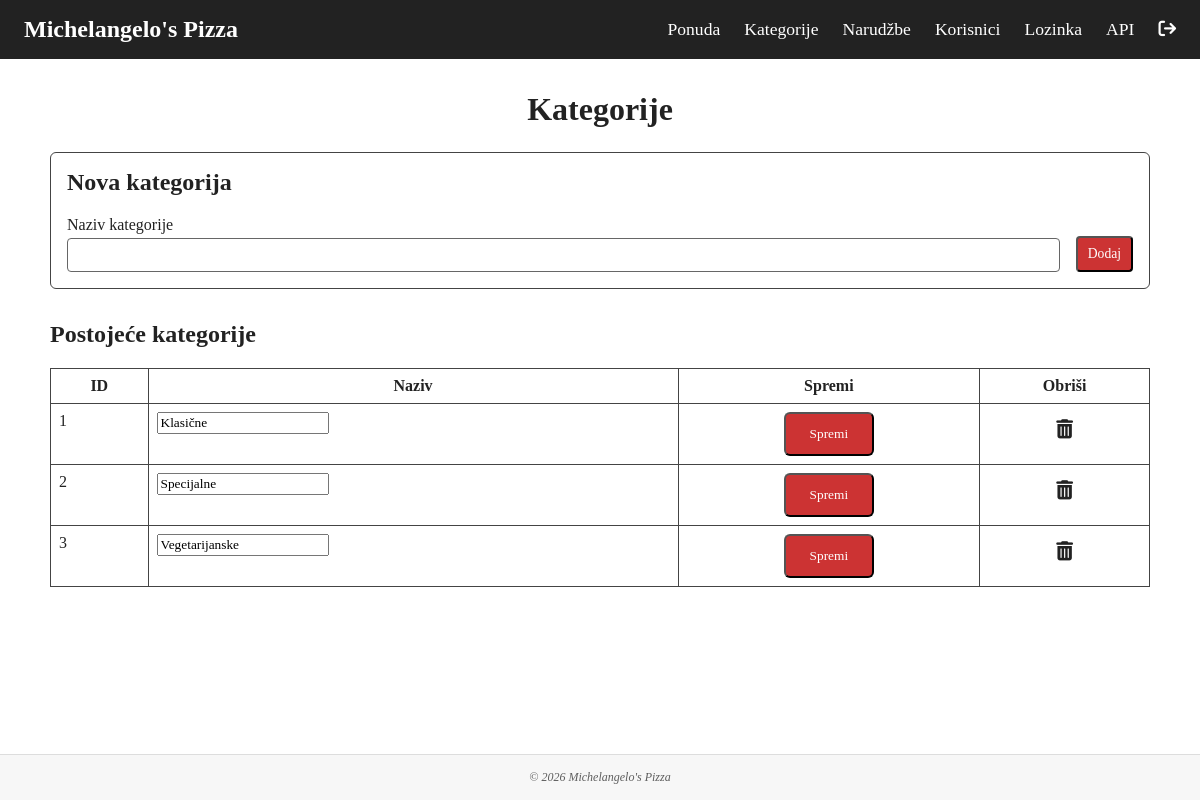
Page /admin_kategorije.php (signed in) on the committed database.
### tables this page shows
CREATE TABLE categories (
  id INT UNSIGNED AUTO_INCREMENT PRIMARY KEY,
  name VARCHAR(100) NOT NULL
);

### konfigBP.php (called while the page is built, shortened)
<?php
function h(string $s): string {
    return htmlspecialchars($s, ENT_QUOTES, 'UTF-8');
}

### admin_kategorije.php (the view, shortened to what this page needs)
<?php
require_once __DIR__ . '/konfigBP.php';
$pdo = db();
$kategorije = $pdo
  ->query('SELECT id, name FROM categories ORDER BY name')
  ->fetchAll();
require_once __DIR__ . '/zaglavlje.php';
?>
<div class="admin-wrap">
  <h1>Kategorije</h1>
  <section class="admin-card">
    <h2>Nova kategorija</h2>
    <form method="post" class="admin-form">
      <div class="field">
        <label>Naziv kategorije</label>
        <input type="text" name="name" required>
      </div>
      <button class="btn small">Dodaj</button>
    </form>
  </section>
  <section>
    <h2>Postojeće kategorije</h2>
    <div class="table-wrap">
      <table class="admin-table">
        <thead>
          <tr>
            <th>ID</th>
            <th>Naziv</th>
            <th>Spremi</th>
            <th>Obriši</th>
          </tr>
        </thead>
        <tbody>
          <?php foreach ($kategorije as $kat): ?>
            <tr>
              <td><?= h($kat['id']) ?></td>
              <td>
                <form method="post" class="inline-form">
                  <input type="text" name="name" value="<?= h($kat['name']) ?>" required>
              </td>
              <td class="save">
                <button class="btn-primary">Spremi</button>
              </td>
              <td>
                <a class="btn delete"
                  href="<?= h('admin_kategorije.php?brisi=' . $kat['id']) ?>"
                  onclick="return confirm('Obrisati ovu kategoriju?');">
                  <i class="fa-solid fa-trash-can"></i>
                </a>
              </td>
            </tr>
          <?php endforeach; ?>
        </tbody>
      </table>
    </div>
  </section>
</div>
<?php require_once __DIR__ . '/podnozje.php'; ?>

### style.css (style rules this page uses)
* { box-sizing: border-box; font-family: 'Comic Sans MS', Times, serif; }
body { margin: 0; display: flex; flex-direction: column; min-height: 100vh; background: #fff; color: #222; }
.btn-primary { display: inline-block; background: #c33; color: #fff; font-weight: 400; padding: 12px 24px; border-radius: 6px; text-decoration: none; transition: background 0.3s ease; }
.admin-wrap { max-width: 1100px; margin: 2rem auto; }
.admin-wrap > h1 { text-align: center; margin-bottom: 24px; }
.admin-card { border: 1px solid #444; border-radius: 6px; padding: 1rem; margin-bottom: 2rem; }
.admin-card h2 { margin-top: 0; }
.btn { background: #c33; color: #fff; padding: 8px 12px; border-radius: 4px; cursor: pointer; transition: background 0.3s ease; }
.btn.small { padding: 6px 10px; font-size: 0.85rem; }
.btn.delete { display: flex; align-items: center; justify-content: center; background: none; font-size: 1.2rem; text-decoration: none; color: #222; transition: 0.3s ease; }
.admin-table { width: 100%; border-collapse: collapse; }
.admin-table th, .admin-table td { border: 1px solid #444; padding: 8px; vertical-align: top; }
.admin-form { display: flex; gap: 1rem; flex-wrap: wrap; align-items: end; }
.admin-form > button { max-height: 40px; min-height: 36px; }
.field { flex: 1 1 300px; display: flex; flex-direction: column; gap: 4px; }
.field input { padding: 8px; border-radius: 4px; border: 1px solid #666; }
.save { text-align: center; }

### rows in the picture
categories: id "1", name "Klasične"
categories: id "2", name "Specijalne"
categories: id "3", name "Vegetarijanske"
